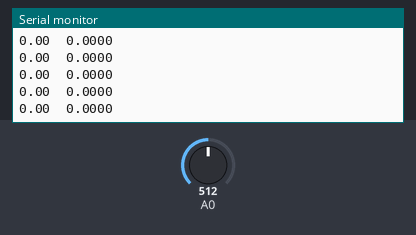
Simulated run of this sketch. Board: Arduino Uno, built with avr-gcc and run on an emulated ATmega328P. Parts: the last lines printed to the serial monitor. The test bench sets the inputs (shaded band); at power-on: A0 = 512.

Above: at 5.2 s.
5.3 s: A0 set to 189
At 6.4 s:
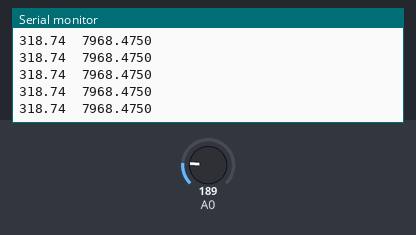
6.8 s: A0 set to 173
At 7.9 s:
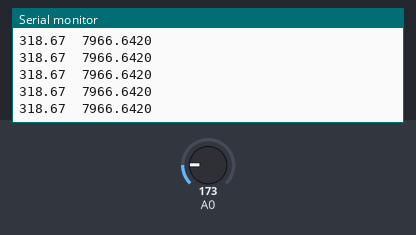
Timing chart, 0 to 9.3 s (numbered marks = the images above; inputs shaded):
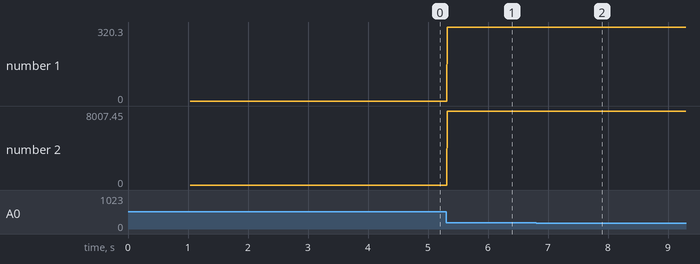

Measured:
- after the input at 5.3 s, the serial monitor: prints a new line at once (image 1)
- after the input at 6.8 s, the serial monitor: prints a new line at once (image 2)
- plotted number 1: 0 → 318.74 after the input at 5.3 s, 318.74 → 318.66 after the input at 6.8 s
- plotted number 2: 0 → 7968.48 after the input at 5.3 s, 7968.48 → 7966.52 after the input at 6.8 s

The sketch:

Filter.ino
```cpp
#include "Filter.h"
Filter  filter(2, 2, 0.01);

#define nSampel 30

uint16_t data[nSampel], cnt, offset;
uint16_t dataMax = 0, dataMin = 1024;
float current;


void setup() {
  Serial.begin(115200);

  for (cnt = 0; cnt < nSampel; cnt++) {
    data[cnt] = filter.kalmanFilter(analogRead(A0));
    delay(1);
  }
  cnt = 0;
  for (cnt = 0; cnt < nSampel; cnt++) {

    if (dataMax < data[cnt])
      dataMax = data[cnt];
    if (dataMin > data[cnt])
      dataMin = data[cnt];

    offset = (dataMax - dataMin);
  }

  Serial.println("Data MAX: " + String(dataMax));
  Serial.println("Data Min: " + String(dataMin));
  Serial.println("Offset  : " + String(offset));
  delay(1000);

}

void loop() {
  int adc = filter.kalmanFilter(analogRead(A0));
  current = ((adc - dataMax) * 5.0) / 1023.0;
  Serial.print(current, 2);
  Serial.print("\t");
  current = (current * 1000) / 40.0;

  Serial.println(current, 4);
  delay(10);
}
```

Filter.h
```cpp
#ifndef Filter_h
#define Filter_h

#include <Arduino.h>
#include <math.h>

class Filter {
  public:
    Filter :: Filter(float _errMea, float _errEst, float _q) {
      errMea = _errMea;
      errEst = _errEst;
      q = _q;
    }

    float kalmanFilter(float measure) {
      kalmanGain = errEst / (errEst + errMea);
      currentEst = lastEst + kalmanGain * (measure - lastEst);
      errEst     = (1.0 - kalmanGain) * errEst + fabs(lastEst - currentEst) * q;
      lastEst = currentEst;

      return currentEst;
    }

    float adc2volt(uint16_t pin) {
      return (analogRead(pin) * 5.0) / 1024;
    }

    int volt2adc(float value) {
      return (value * 1024) / 5.0;
    }

  private:
    float errMea, errEst, q;
    float currentEst, lastEst, kalmanGain;

};
#endif
```
